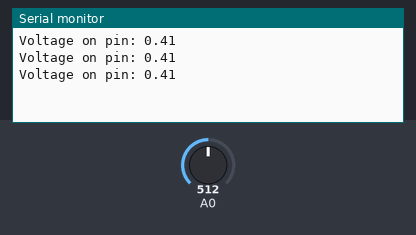
This sketch was run on a simulated ESP8266 (NodeMCU). Shown: the last lines printed to the serial monitor. The inputs (shaded band) are chosen by the test bench; at power-on: A0 = 512.

Above: at 1.3 s.
1.4 s: A0 set to 716
At 1.9 s:
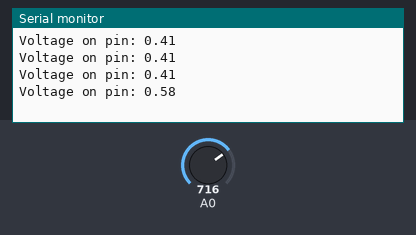
2.9 s: A0 set to 900
At 3.4 s:
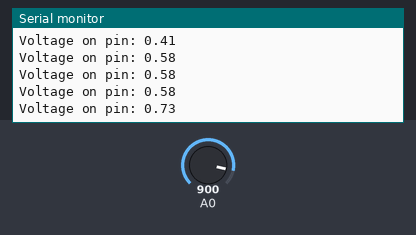
Timing chart, 0 to 5.9 s (numbered marks = the images above; inputs shaded):
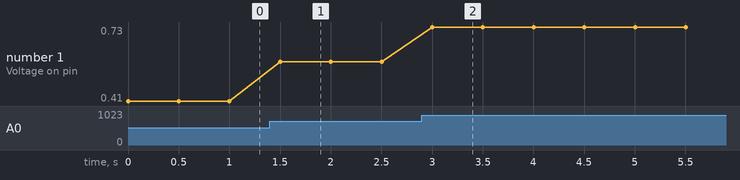

The sketch:

PortTesting.ino
```cpp
const int analogPin = D0;  // use a voltage divider to bring 5V down to 3.3V safe range

void setup() {
  Serial.begin(115200);
}

void loop() {
  int raw = analogRead(analogPin);
  float voltage = raw * (3.3 / 4095.0);  // ESP32-C3 is 12-bit ADC
  Serial.print("Voltage on pin: ");
  Serial.println(voltage);
  delay(500);
}
```

Measured:
- after the input at 1.4 s, the serial monitor: prints a new line after 0.10 s (image 1)
- after the input at 2.9 s, the serial monitor: prints a new line after 0.10 s (image 2)
- plotted number 1: 0.41 → 0.58 after the input at 1.4 s, 0.58 → 0.73 after the input at 2.9 s
